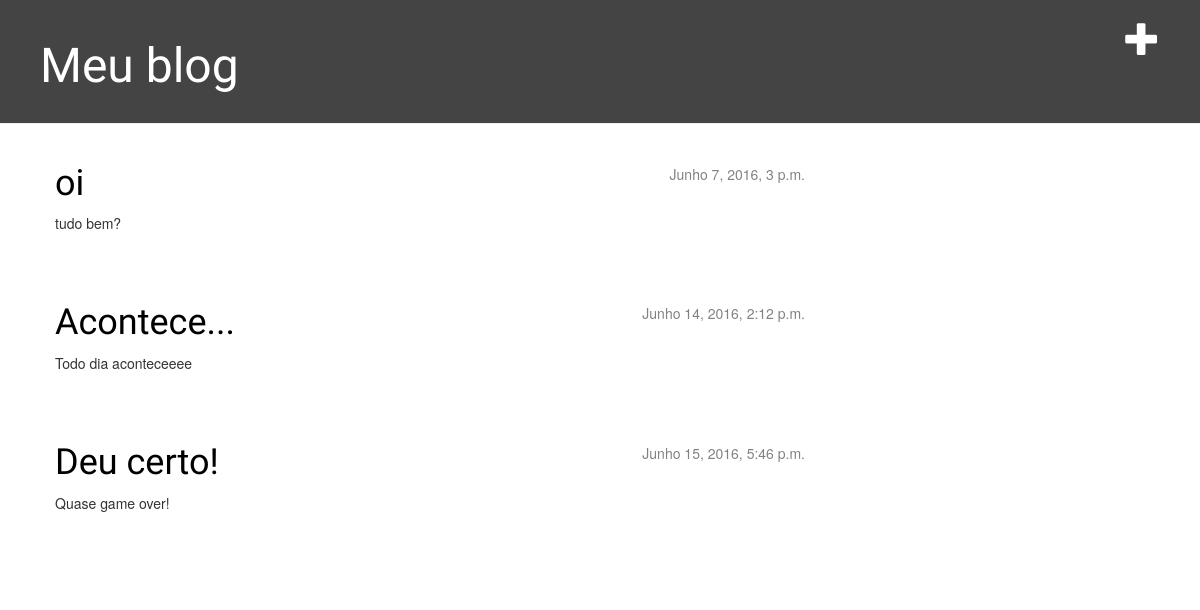
Before: / with the older database file.
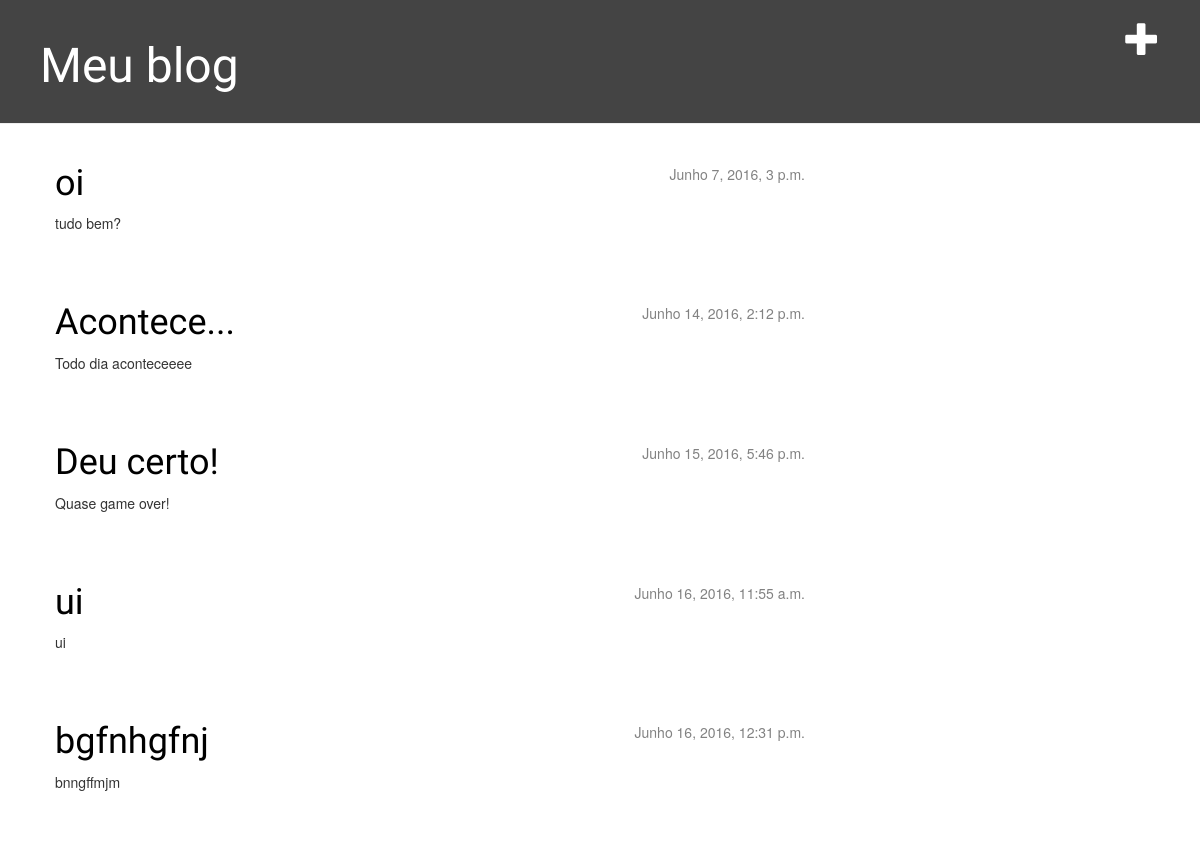
After: the same page with the newer database file.
### blog/models.py (models this page shows, shortened)
class Post(models.Model):
    author = models.ForeignKey('auth.User')
    title = models.CharField(max_length=200)
    text = models.TextField()
    created_date = models.DateTimeField(
            default=timezone.now)
    published_date = models.DateTimeField(
            blank=True, null=True)

### blog/views.py (the view)
# urls.py: url(r'^$', views.post_list),
def post_list(request):
    posts = Post.objects.filter(published_date__lte =timezone.now()).order_by('published_date')
    return render(request, 'blog/post_list.html', {'posts': posts})

### blog/templates/blog/post_list.html
{% extends 'blog/base.html' %}
{% block content %}
    {% for post in posts %}
        <div class="post">
           <div class="date">
               {{ post.published_date }}
           </div>
           <h1><a href="{% url 'blog.views.post_detail' pk=post.pk %}">{{ post.title }}</a></h1>
           <p>{{ post.text|linebreaks }}</p>
        </div>
    {% endfor %}
{% endblock content %}

Changed rows visible on the page:
added Post: published_date "Junho 16, 2016, 11:55 a.m.", title "ui", text "ui"
added Post: published_date "Junho 16, 2016, 12:31 p.m.", title "bgfnhgfnj", text "bnngffmjm"
